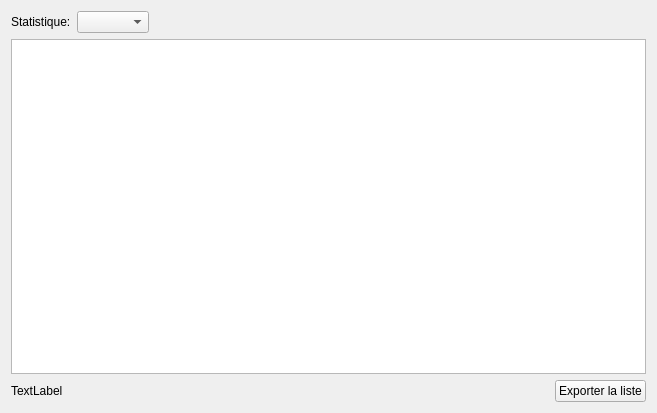
<?xml version="1.0" encoding="UTF-8"?>
<ui version="4.0">
 <class>Form</class>
 <widget class="QWidget" name="Form">
  <property name="geometry">
   <rect>
    <x>0</x>
    <y>0</y>
    <width>657</width>
    <height>413</height>
   </rect>
  </property>
  <property name="windowTitle">
   <string>Form</string>
  </property>
  <layout class="QGridLayout" name="gridLayout">
   <item row="0" column="0">
    <layout class="QHBoxLayout" name="horizontalLayout">
     <item>
      <widget class="QLabel" name="label_2">
       <property name="text">
        <string>Statistique:</string>
       </property>
      </widget>
     </item>
     <item>
      <widget class="QComboBox" name="comboBox"/>
     </item>
     <item>
      <spacer name="horizontalSpacer">
       <property name="orientation">
        <enum>Qt::Horizontal</enum>
       </property>
       <property name="sizeHint" stdset="0">
        <size>
         <width>40</width>
         <height>20</height>
        </size>
       </property>
      </spacer>
     </item>
    </layout>
   </item>
   <item row="1" column="0" colspan="2">
    <widget class="QTableWidget" name="stats_table">
     <property name="verticalScrollMode">
      <enum>QAbstractItemView::ScrollPerPixel</enum>
     </property>
     <property name="horizontalScrollMode">
      <enum>QAbstractItemView::ScrollPerPixel</enum>
     </property>
     <property name="sortingEnabled">
      <bool>true</bool>
     </property>
     <attribute name="verticalHeaderDefaultSectionSize">
      <number>20</number>
     </attribute>
    </widget>
   </item>
   <item row="2" column="0" colspan="2">
    <layout class="QHBoxLayout" name="horizontalLayout_2">
     <item>
      <widget class="QLabel" name="label">
       <property name="text">
        <string>TextLabel</string>
       </property>
      </widget>
     </item>
     <item>
      <spacer name="horizontalSpacer_2">
       <property name="orientation">
        <enum>Qt::Horizontal</enum>
       </property>
       <property name="sizeHint" stdset="0">
        <size>
         <width>40</width>
         <height>20</height>
        </size>
       </property>
      </spacer>
     </item>
     <item>
      <widget class="QPushButton" name="export_button">
       <property name="text">
        <string>Exporter la liste</string>
       </property>
      </widget>
     </item>
    </layout>
   </item>
  </layout>
 </widget>
 <resources/>
 <connections/>
</ui>
